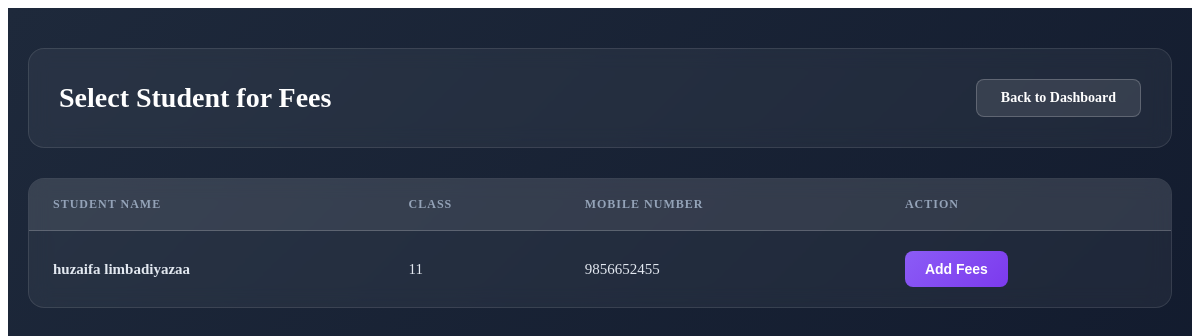
Screenshot of /fees/ (signed in) with the database file from the repository.
### app/models.py (models this page shows, shortened)
class Student(models.Model):
    first_name = models.CharField(max_length=100)
    surname = models.CharField(max_length=100)
    admission_no = models.CharField(max_length=50, unique=True)
    student_class = models.CharField(max_length=50)
    mobile = models.CharField(max_length=15)
    address = models.TextField()
    previous_institute = models.CharField(max_length=150)
    admission_date = models.DateField(auto_now_add=True)
    is_active = models.BooleanField(default=True)

### app/views.py (the view)
# urls.py: path("fees/", views.fees_students, name="fees_students"),
def fees_students(request):
    if not request.session.get("admin_id"):
        return redirect("login")
    students = Student.objects.all()
    return render(request, "pages/fees_students.html", {"students": students})

### templates/pages/fees_students.html (shortened to what this page needs)
{% extends "base.html" %}
{% block content %}
<div class="page-container">
    <div class="content-wrapper">
        <div class="page-header">
            <h1 class="header-title">Select Student for Fees</h1>
            <a href="{% url 'home' %}" class="back-btn">Back to Dashboard</a>
        </div>
        <div class="table-card">
            {% if students %}
            <div class="table-wrapper">
                <table class="students-table">
                    <thead>
                        <tr>
                            <th>Student Name</th>
                            <th>Class</th>
                            <th>Mobile Number</th>
                            <th>Action</th>
                        </tr>
                    </thead>
                    <tbody>
                        {% for s in students %}
                        <tr>
                            <td class="student-name">{{ s.first_name }} {{ s.surname }}</td>
                            <td>{{ s.student_class }}</td>
                            <td>{{ s.mobile }}</td>
                            <td>
                                <a href="{% url 'add_fees' s.id %}">
                                    <button class="action-btn">Add Fees</button>
                                </a>
                            </td>
                        </tr>
                        {% endfor %}
                    </tbody>
                </table>
            </div>
            {% else %}
            <div class="empty-state">
                <div class="empty-icon">📚</div>
                <div class="empty-title">No Students Found</div>
                <div class="empty-text">Please add students first to manage their fees</div>
            </div>
            {% endif %}
        </div>
    </div>
</div>
{% endblock %}

### templates/pages/fees_students.html (style rules this page uses)
.page-container { min-height: 100vh; background: linear-gradient(135deg, #1e293b 0%, #0f172a 100%); padding: 40px 20px; }
.content-wrapper { max-width: 1400px; margin: 0 auto; }
.page-header { background: rgba(255, 255, 255, 0.05); backdrop-filter: blur(10px); border: 1px solid rgba(255, 255, 255, 0.1); padding: 30px; border-radius: 16px; margin-bottom: 30px; display: flex; justify-content: space-between; align-items: center; }
.header-title { color: #ffffff; font-size: 28px; font-weight: 700; margin: 0; }
.back-btn { padding: 10px 24px; background: rgba(255, 255, 255, 0.1); color: #ffffff; border: 1px solid rgba(255, 255, 255, 0.2); border-radius: 8px; text-decoration: none; font-weight: 600; font-size: 14px; transition: all 0.3s ease; }
.table-card { background: rgba(255, 255, 255, 0.05); backdrop-filter: blur(10px); border: 1px solid rgba(255, 255, 255, 0.1); border-radius: 16px; overflow: hidden; }
.table-wrapper { overflow-x: auto; }
.students-table { width: 100%; border-collapse: collapse; }
.students-table thead { background: rgba(255, 255, 255, 0.08); border-bottom: 1px solid rgba(255, 255, 255, 0.1); }
.students-table th { padding: 18px 24px; text-align: left; color: #94a3b8; font-size: 12px; font-weight: 700; text-transform: uppercase; letter-spacing: 1px; }
.students-table tbody tr { border-bottom: 1px solid rgba(255, 255, 255, 0.05); transition: all 0.3s ease; }
.students-table tbody tr:last-child { border-bottom: none; }
.students-table td { padding: 20px 24px; color: #e2e8f0; font-size: 15px; }
.student-name { font-weight: 600; color: #ffffff; }
.action-btn { padding: 10px 20px; background: linear-gradient(135deg, #8b5cf6 0%, #7c3aed 100%); color: white; border: none; border-radius: 8px; font-size: 14px; font-weight: 600; cursor: pointer; transition: all 0.3s ease; text-decoration: none; display: inline-block; }

### rows the page displays
Student: first_name "huzaifa", surname "limbadiyazaa", student_class "11", mobile "9856652455"
